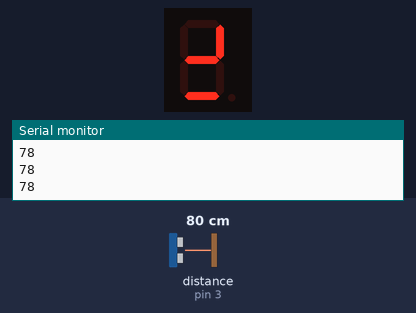
Bench run of a sketch on a simulated Arduino Uno, built with avr-gcc and run on an emulated ATmega328P. On the bench: 1-digit seven-segment display, the last lines printed to the serial monitor. Wiring (inferred from the names in the program): ultrasonic range finder: trigger pin 2; echo pin 3; 1-digit 7-segment display, segments lit when LOW: segments pin 4, pin 5, pin 6, pin 7, pin 8, pin 9, pin 10. Inputs (shaded band) come from the test bench; at power-on: distance to the obstacle (sensor on pin 3) 80 cm. The echo pulse lasts 58.3 µs per cm; the segment pins are drawn as the display they are named for.

Above: at 1.2 s.
1.3 s: distance to the obstacle (sensor on pin 3) set to 2 cm
At 2.1 s:
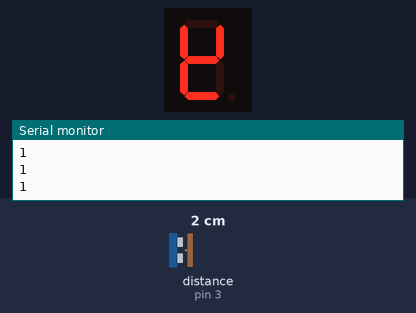
2.8 s: distance to the obstacle (sensor on pin 3) set to 35 cm
At 3.7 s:
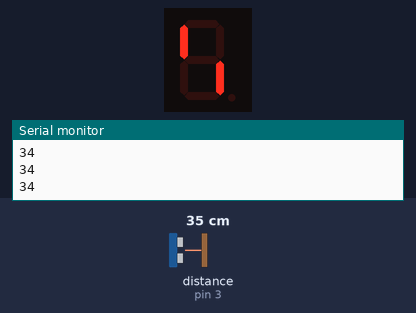
4.3 s: distance to the obstacle (sensor on pin 3) set to 60 cm
At 5.0 s:
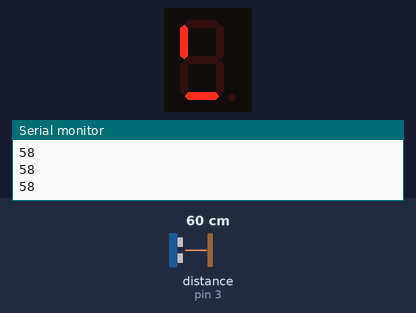
5.8 s: distance to the obstacle (sensor on pin 3) set to 120 cm
At 6.2 s:
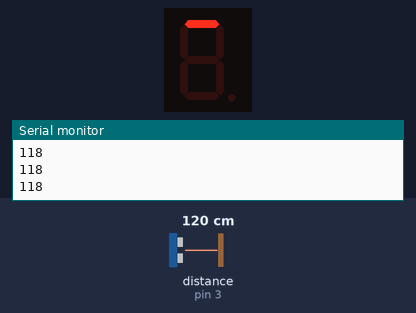
7.3 s: distance to the obstacle (sensor on pin 3) set to 250 cm
At 7.9 s:
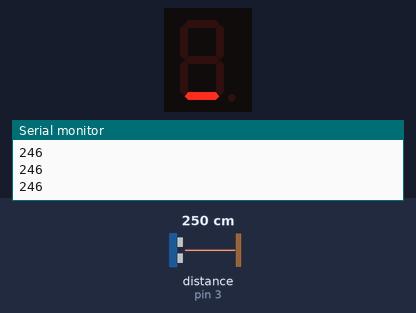
8.9 s: distance to the obstacle (sensor on pin 3) set to 158 cm
At 9.5 s:
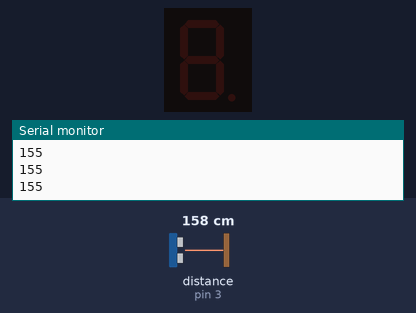
Timing chart, 0 to 11.5 s (numbered marks = the images above; inputs shaded):
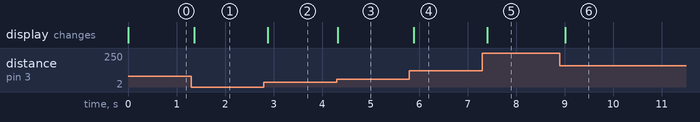

Measured:
- after the input at 1.3 s, the display: changes after 0.07 s (image 1)
- after the input at 2.8 s, the display: changes after 0.08 s (image 2)
- after the input at 4.3 s, the display: changes at once (image 3)
- after the input at 5.8 s, the display: changes after 0.09 s (image 4)
- after the input at 7.3 s, the display: changes after 0.10 s (image 5)
- after the input at 8.9 s, the display: changes after 0.11 s (image 6)

The sketch:

proximidad_con_display.ino
```cpp
int Trigger = 2;
int Echo = 3;
int ledA = 4;
int ledB = 5;
int ledC = 6;
int ledD = 7;
int ledE = 8;
int ledF = 9;
int ledG = 10;
void setup() {
  Serial.begin(9600);
  pinMode(ledA, OUTPUT);
  pinMode(ledB, OUTPUT);
  pinMode(ledC, OUTPUT);
  pinMode(ledD, OUTPUT);
  pinMode(ledE, OUTPUT);
  pinMode(ledF, OUTPUT);
  pinMode(ledG, OUTPUT);
  pinMode(Trigger, OUTPUT);
  pinMode(Echo, INPUT);
  digitalWrite(Trigger, LOW);
}

void loop() {
  long t;
  long d;

  digitalWrite(Trigger, HIGH);
  delayMicroseconds(10);
  digitalWrite(Trigger, LOW);

  t = pulseIn(Echo, HIGH);
  d = t / 59;

  Serial.println(d);
  encenderDisplay(d);

  delay(100);
}

void encenderDisplay(int d) {
  if (d > 0 && d < 20) {
    uno();
    return;
  }

  if (d > 21 && d < 40) {
    dos();
    return;
  }

  if (d > 41 && d < 60) {
    tres();
    return;
  }

  if (d > 61 && d < 80) {
    cuatro();
    return;
  }

  if (d > 81 && d < 100) {
    cinco();
    return;
  }

  if (d > 101 && d < 120) {
    seis();
    return;
  }

  if (d > 121 && d < 140) {
    siete();
    return;
  }

  if (d > 141 && d < 160) {
    ocho();
    return;
  }

  if (d > 161) {
    nueve();
    return;
  }

  apagar();
}

void apagar() {
  digitalWrite(ledA, LOW);
  digitalWrite(ledB, LOW);
  digitalWrite(ledC, LOW);
  digitalWrite(ledD, LOW);
  digitalWrite(ledE, LOW);
  digitalWrite(ledF, LOW);
  digitalWrite(ledG, LOW);
}

void uno() {
  digitalWrite(ledA, HIGH);
  digitalWrite(ledB, LOW);
  digitalWrite(ledC, HIGH);
  digitalWrite(ledD, LOW);
  digitalWrite(ledE, LOW);
  digitalWrite(ledF, LOW);
  digitalWrite(ledG, LOW);
}
void dos() {
  digitalWrite(ledA, HIGH);
  digitalWrite(ledB, HIGH);
  digitalWrite(ledC, LOW);
  digitalWrite(ledD, HIGH);
  digitalWrite(ledE, HIGH);
  digitalWrite(ledF, LOW);
  digitalWrite(ledG, HIGH);
}
void tres() {
  digitalWrite(ledA, HIGH);
  digitalWrite(ledB, HIGH);
  digitalWrite(ledC, HIGH);
  digitalWrite(ledD, LOW);
  digitalWrite(ledE, HIGH);
  digitalWrite(ledF, LOW);
  digitalWrite(ledG, HIGH);
}
void cuatro() {
  digitalWrite(ledA, HIGH);
  digitalWrite(ledB, LOW);
  digitalWrite(ledC, HIGH);
  digitalWrite(ledD, LOW);
  digitalWrite(ledE, HIGH);
  digitalWrite(ledF, HIGH);
  digitalWrite(ledG, LOW);
}

void cinco() {
  digitalWrite(ledA, LOW);
  digitalWrite(ledB, HIGH);
  digitalWrite(ledC, HIGH);
  digitalWrite(ledD, LOW);
  digitalWrite(ledE, HIGH);
  digitalWrite(ledF, HIGH);
  digitalWrite(ledG, HIGH);
}

void seis() {
   digitalWrite(ledA, LOW);
  digitalWrite(ledB, HIGH);
  digitalWrite(ledC, HIGH);
  digitalWrite(ledD, HIGH);
  digitalWrite(ledE, HIGH);
  digitalWrite(ledF, HIGH);
  digitalWrite(ledG, HIGH);
}

void siete() {
  digitalWrite(ledA, HIGH);
  digitalWrite(ledB, LOW);
  digitalWrite(ledC, HIGH);
  digitalWrite(ledD, LOW);
  digitalWrite(ledE, LOW);
  digitalWrite(ledF, LOW);
  digitalWrite(ledG, HIGH);
}

void ocho() {
   digitalWrite(ledA, HIGH);
  digitalWrite(ledB, HIGH);
  digitalWrite(ledC, HIGH);
  digitalWrite(ledD, HIGH);
  digitalWrite(ledE, HIGH);
  digitalWrite(ledF, HIGH);
  digitalWrite(ledG, HIGH);
}

void nueve() {
   digitalWrite(ledA, HIGH);
  digitalWrite(ledB, HIGH);
  digitalWrite(ledC, HIGH);
  digitalWrite(ledD, LOW);
  digitalWrite(ledE, HIGH);
  digitalWrite(ledF, HIGH);
  digitalWrite(ledG, HIGH);
}
```
